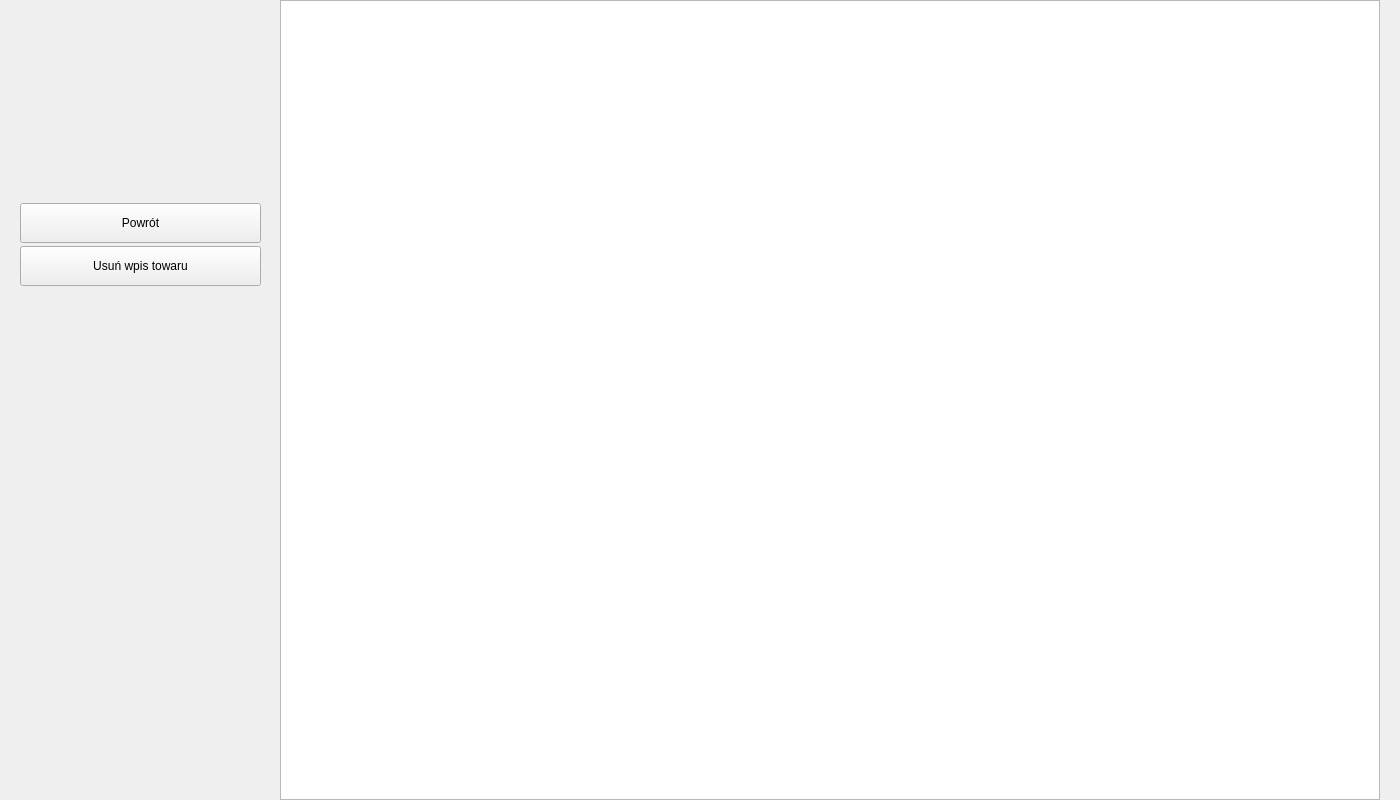
<?xml version="1.0" encoding="UTF-8"?>
<ui version="4.0">
 <class>ArticleDisplayList</class>
 <widget class="QWidget" name="ArticleDisplayList">
  <property name="geometry">
   <rect>
    <x>0</x>
    <y>0</y>
    <width>1400</width>
    <height>800</height>
   </rect>
  </property>
  <property name="sizePolicy">
   <sizepolicy hsizetype="Minimum" vsizetype="Minimum">
    <horstretch>0</horstretch>
    <verstretch>0</verstretch>
   </sizepolicy>
  </property>
  <property name="minimumSize">
   <size>
    <width>1200</width>
    <height>800</height>
   </size>
  </property>
  <property name="windowTitle">
   <string>Form</string>
  </property>
  <widget class="QListView" name="listView">
   <property name="geometry">
    <rect>
     <x>280</x>
     <y>0</y>
     <width>1100</width>
     <height>800</height>
    </rect>
   </property>
   <property name="minimumSize">
    <size>
     <width>1100</width>
     <height>700</height>
    </size>
   </property>
  </widget>
  <widget class="QWidget" name="verticalLayoutWidget">
   <property name="geometry">
    <rect>
     <x>20</x>
     <y>200</y>
     <width>241</width>
     <height>91</height>
    </rect>
   </property>
   <layout class="QVBoxLayout" name="verticalLayout">
    <property name="spacing">
     <number>0</number>
    </property>
    <item>
     <widget class="QPushButton" name="BackButton">
      <property name="sizePolicy">
       <sizepolicy hsizetype="Minimum" vsizetype="Maximum">
        <horstretch>0</horstretch>
        <verstretch>0</verstretch>
       </sizepolicy>
      </property>
      <property name="maximumSize">
       <size>
        <width>16777215</width>
        <height>40</height>
       </size>
      </property>
      <property name="text">
       <string>Powrót</string>
      </property>
     </widget>
    </item>
    <item>
     <widget class="QPushButton" name="DeleteArticleButton">
      <property name="maximumSize">
       <size>
        <width>16777215</width>
        <height>40</height>
       </size>
      </property>
      <property name="text">
       <string>Usuń wpis towaru</string>
      </property>
     </widget>
    </item>
   </layout>
  </widget>
  <widget class="QLabel" name="label">
   <property name="geometry">
    <rect>
     <x>70</x>
     <y>60</y>
     <width>131</width>
     <height>111</height>
    </rect>
   </property>
   <property name="text">
    <string/>
   </property>
   <property name="pixmap">
    <pixmap resource="AppResources.qrc">:/resources/WareWiseIcon.ico</pixmap>
   </property>
   <property name="scaledContents">
    <bool>true</bool>
   </property>
  </widget>
 </widget>
 <resources>
  <include location="AppResources.qrc"/>
 </resources>
 <connections/>
</ui>
